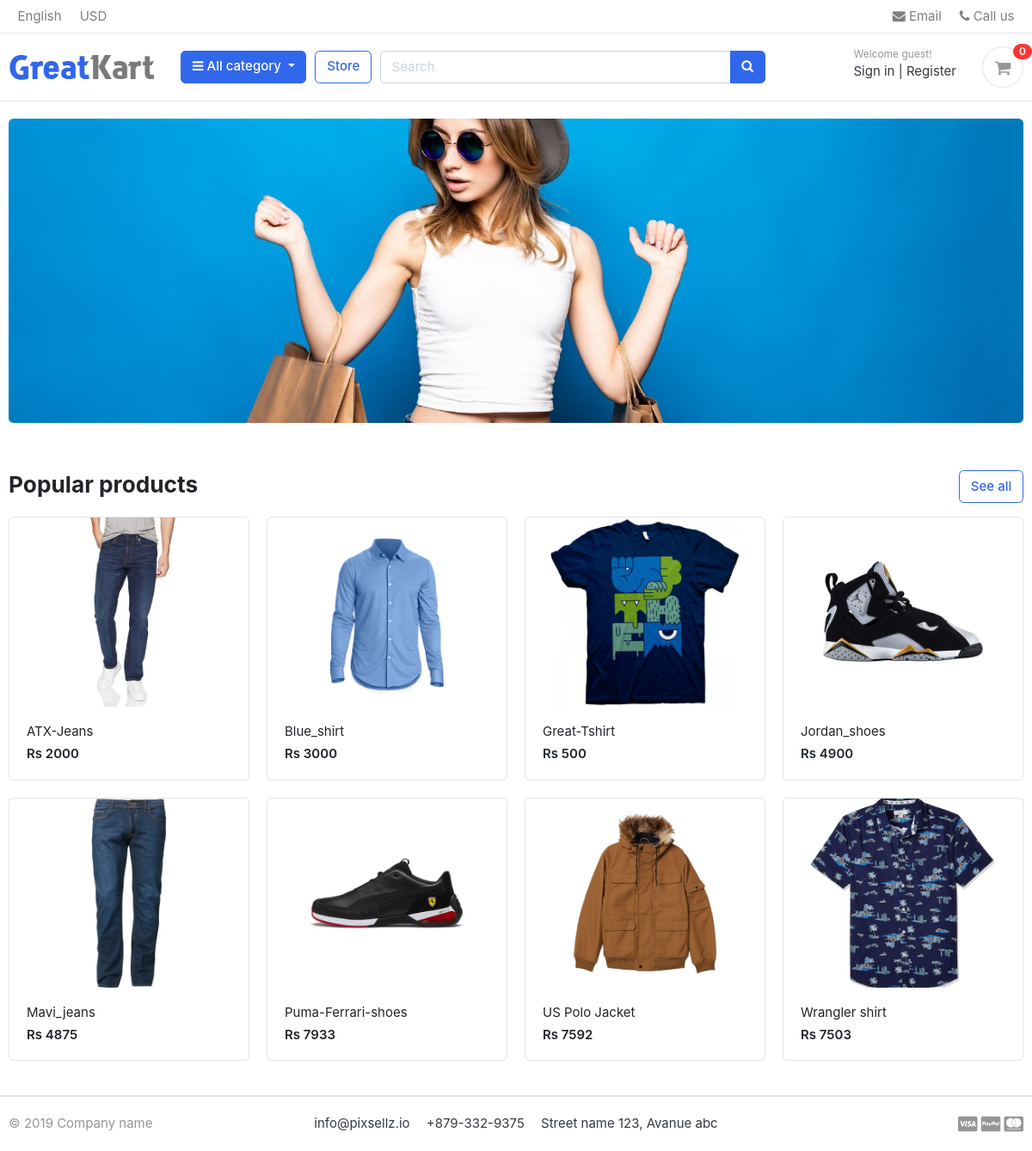
The page / on the database its author committed.
### store/models.py (models this page shows, shortened)
class Product(models.Model):
    product_name = models.CharField(max_length=100, unique=True)
    slug = models.SlugField(max_length=100)
    description = models.TextField(max_length=200, blank=True)
    image = models.ImageField(upload_to="photos/products")
    price = models.IntegerField()
    is_available = models.BooleanField(default=True)
    category = models.ForeignKey(Categorie, on_delete=models.CASCADE)
    created_date = models.DateTimeField(auto_now_add=True)
    modified_date = models.DateTimeField(auto_now=True)
    stock = models.IntegerField()

### ecommerce/views.py (the view)
# urls.py: 2. Add a URL to urlpatterns:  path('', views.home, name='home')
def home(request):
    product = Product.objects.all().filter(is_available = True)
    return render(request, 'home.html',{'product':product})

### carts/context_processor.py (called while the page is built)
def getQuantity(request):
    quantity = 0
    if request.user.is_authenticated:
        cart_items = CartItem.objects.filter(user=request.user, is_active=True)
    else:
        cart_id = _getCartId(request)
        try:
            cart = Cart.objects.get(cart_id=cart_id)
            cart_items = CartItem.objects.filter(cart=cart, is_active=True)
        except Cart.DoesNotExist:
            cart_items = CartItem.objects.none()  # no cart → no items
    quantity = sum(item.quantity for item in cart_items)
    return {'quantity': quantity}

### carts/views.py (called while the page is built)
def _getCartId(request):
    cart = request.session.session_key
    if not cart:
        cart = request.session.create()
    return cart

### category/category_processor.py (called while the page is built)
def menu_list(request):
    category_objects = Categorie.objects.all()
    return {'category_object':category_objects }

### templates/home.html (shortened to what this page needs)
{% extends "base.html" %}
{% load static %}
{% block content %}
<section class="section-intro padding-y-sm">
<div class="container">
<div class="intro-banner-wrap">
	<img src="{% static 'images/banners/banner.jpg' %}" class="img-fluid rounded">
</div>
</div>
</section>
<section class="section-name padding-y-sm">
<div class="container">
<header class="section-heading">
	<a href="{% url 'store' %}" class="btn btn-outline-primary float-right">See all</a>
	<h3 class="section-title">Popular products</h3>
</header>
<div class="row">
	{% for item in product %}
	<div class="col-md-3">
		<div class="card card-product-grid">
			<a href="{% url 'product_detail' item.category.slug item.slug %}" class="img-wrap"> <img src="{{item.image.url}}"> </a>
			<figcaption class="info-wrap">
				<a href="{% url 'product_detail' item.category.slug item.slug %}" class="title">{{item.product_name}}</a>
				<div class="price mt-1">Rs {{item.price}}</div>
			</figcaption>
		</div>
	</div>
	{% endfor %}
	</div>
</div>
</section>
{% endblock %}

### static/css/ui.css (style rules this page uses)
html { font-family: "Inter", sans-serif; font-size: 15px; }
.img-wrap { text-align: center; display: block; }
.img-wrap img { max-width: 100%; }
.padding-y-sm { padding-top: 20px; padding-bottom: 20px; }
.section-heading { margin-bottom: 20px; margin-top: 15px; }
.section-title { color: #212529; }
[class*=card-product] a.title { color: #212529; display: block; }
[class*=card-product] .img-wrap { overflow: hidden; position: relative; }
[class*=card-product] .img-wrap img { height: 100%; max-width: 100%; width: auto; display: inline-block; -o-object-fit: cover; object-fit: cover; }
.card-product-grid { margin-bottom: 20px; }
.card-product-grid .img-wrap { border-radius: 0.2rem 0.2rem 0 0; height: 220px; }
.card-product-grid .info-wrap { overflow: hidden; padding: 18px 20px; }
.card .img-wrap { overflow: hidden; }
.price { font-weight: 600; color: #212529; }

### rows shown on the page
Product: image (picture), product_name "ATX-Jeans", price "2000"
Product: image (picture), product_name "Blue_shirt", price "3000"
Product: image (picture), product_name "Great-Tshirt", price "500"
Product: image (picture), product_name "Jordan_shoes", price "4900"
Product: image (picture), product_name "Mavi_jeans", price "4875"
Product: image (picture), product_name "Puma-Ferrari-shoes", price "7933"
Product: image (picture), product_name "US Polo Jacket", price "7592"
Product: image (picture), product_name "Wrangler shirt", price "7503"

### other values the page prints
{{ quantity }} "0"
